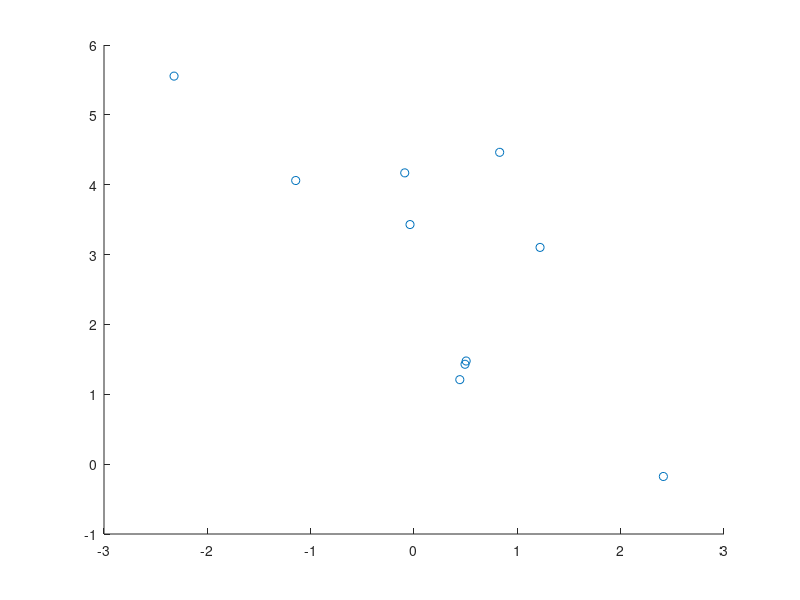
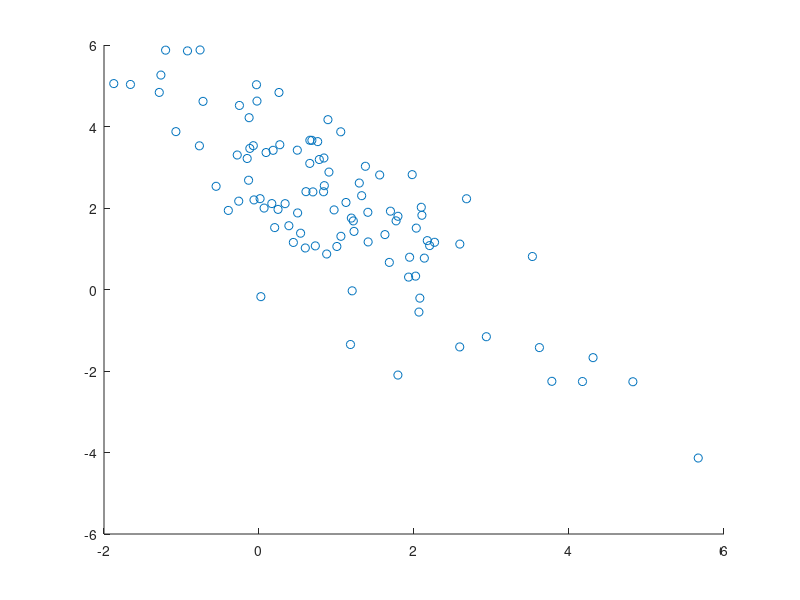
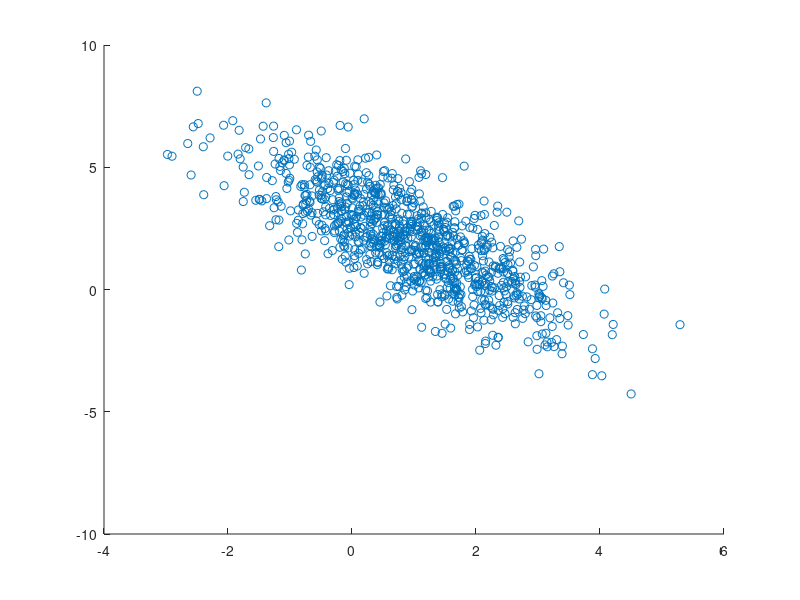
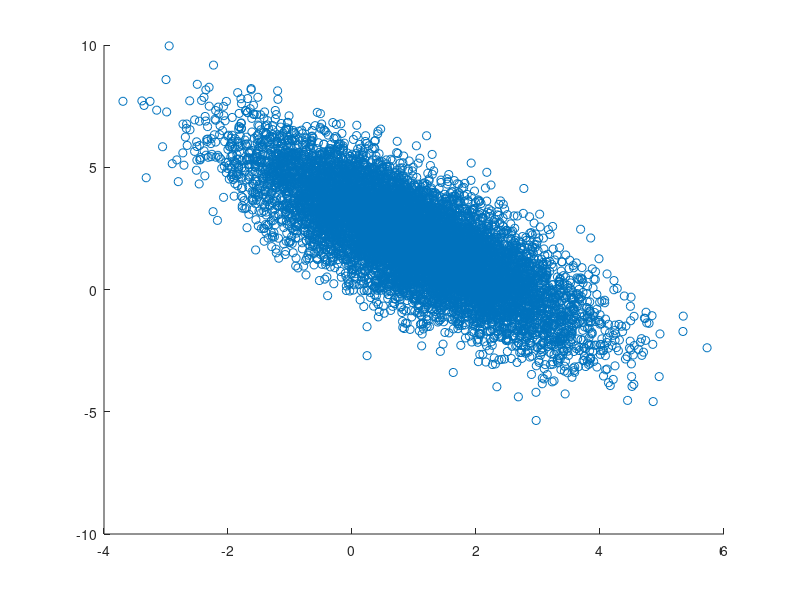

The MATLAB script that drew these images, in order:
CovMatrix = [1.6250 -1.9486;-1.9486 3.8750];
%disp(CovMatrix);
mu = [1; 2];
%disp(mu);
% syms a b c
% eqns = [a^2 + b^2 == CovMatrix(1,1), a*c == CovMatrix(1,2), c^2 == CovMatrix(2,2)];
% vars = [a b c];
% [sola, solb, solc] = solve(eqns,vars);
% disp(solc)

c = sqrt(CovMatrix(2,2));
a = CovMatrix(1,2)/c;
b = sqrt(CovMatrix(1,1) - a*a);
d = 0;
A = [a b; c d];
% disp(A);
% C = transpose(A);
% disp(A*C);

for N = [10 100 1000 10000 100000]
    K = randn(2,N); 
    points = zeros(2,N);
    for i = 1:N
        points(:,i) = mu + A*K(:,i);
    end
    %disp(points);
    figure(i);
    scatter(points(1,:),points(2,:));
end
        